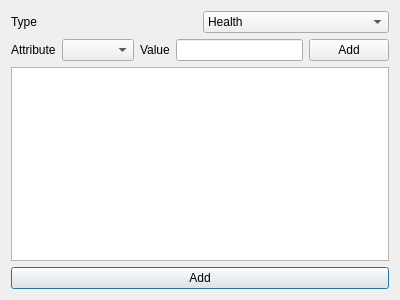
<?xml version="1.0" encoding="UTF-8"?>
<ui version="4.0">
 <class>NewModdifierDialog</class>
 <widget class="QDialog" name="NewModdifierDialog">
  <property name="geometry">
   <rect>
    <x>0</x>
    <y>0</y>
    <width>400</width>
    <height>300</height>
   </rect>
  </property>
  <property name="windowTitle">
   <string>Dialog</string>
  </property>
  <layout class="QGridLayout" name="gridLayout">
   <item row="5" column="1">
    <widget class="QPushButton" name="addB">
     <property name="text">
      <string>Add</string>
     </property>
    </widget>
   </item>
   <item row="1" column="1">
    <layout class="QHBoxLayout" name="typeLayout">
     <item>
      <widget class="QLabel" name="typeLabel">
       <property name="text">
        <string>Type</string>
       </property>
      </widget>
     </item>
     <item>
      <widget class="QComboBox" name="typeCombo">
       <item>
        <property name="text">
         <string>Health</string>
        </property>
       </item>
       <item>
        <property name="text">
         <string>Mana</string>
        </property>
       </item>
       <item>
        <property name="text">
         <string>Stats</string>
        </property>
       </item>
       <item>
        <property name="text">
         <string>Haste</string>
        </property>
       </item>
       <item>
        <property name="text">
         <string>Dodge</string>
        </property>
       </item>
       <item>
        <property name="text">
         <string>Damage</string>
        </property>
       </item>
       <item>
        <property name="text">
         <string>Undetect</string>
        </property>
       </item>
       <item>
        <property name="text">
         <string>Dualwield</string>
        </property>
       </item>
       <item>
        <property name="text">
         <string>Resistance</string>
        </property>
       </item>
       <item>
        <property name="text">
         <string>Unlock</string>
        </property>
       </item>
       <item>
        <property name="text">
         <string>Attitude</string>
        </property>
       </item>
       <item>
        <property name="text">
         <string>Flag</string>
        </property>
       </item>
      </widget>
     </item>
    </layout>
   </item>
   <item row="3" column="1">
    <layout class="QHBoxLayout" name="attrLayout">
     <item>
      <widget class="QLabel" name="attrLabel">
       <property name="text">
        <string>Attribute</string>
       </property>
      </widget>
     </item>
     <item>
      <widget class="QComboBox" name="attrCombo"/>
     </item>
     <item>
      <widget class="QLabel" name="attrValueLabel">
       <property name="text">
        <string>Value</string>
       </property>
      </widget>
     </item>
     <item>
      <widget class="QLineEdit" name="attrValueEdit"/>
     </item>
     <item>
      <widget class="QPushButton" name="addAttrB">
       <property name="text">
        <string>Add</string>
       </property>
      </widget>
     </item>
    </layout>
   </item>
   <item row="4" column="1">
    <widget class="QListWidget" name="attrsList"/>
   </item>
  </layout>
 </widget>
 <resources/>
 <connections/>
</ui>
